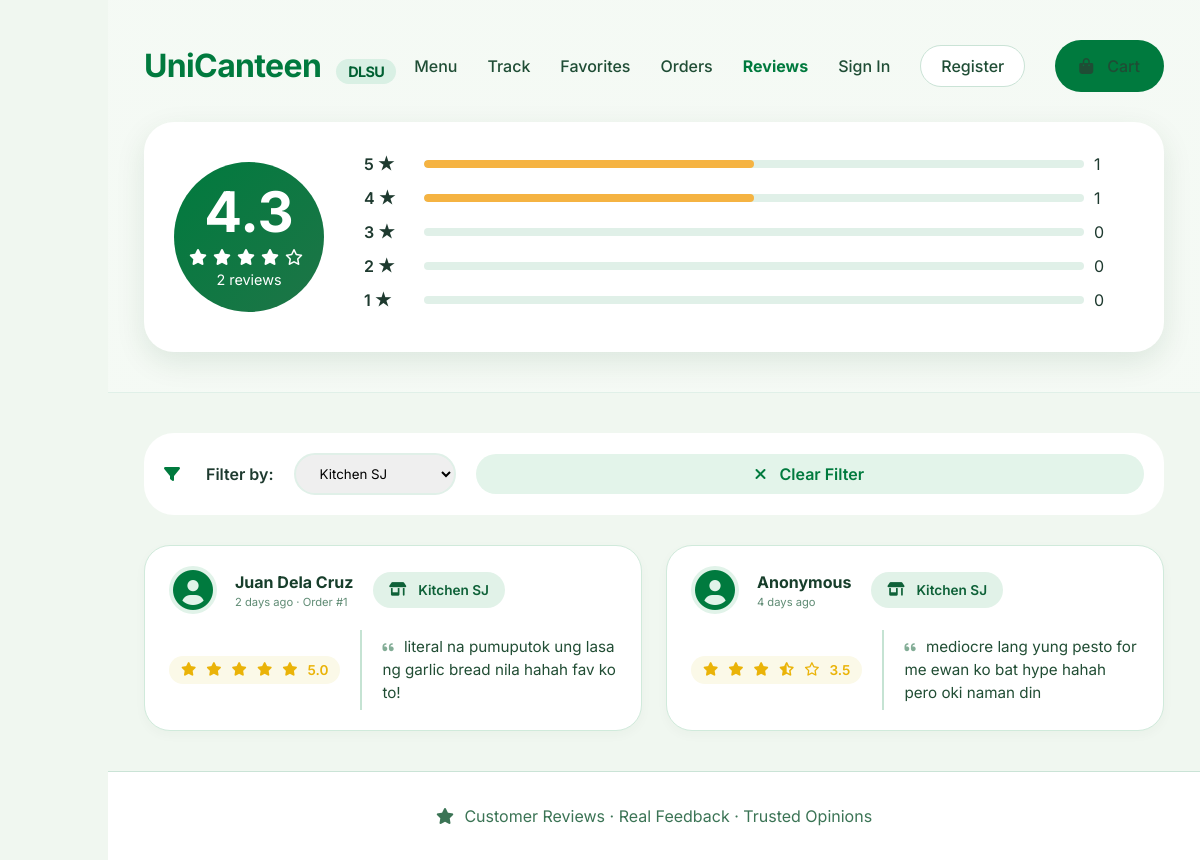
Page /frontend/reviews.php?restaurant=3 on the committed database.
### tables this page shows
CREATE TABLE Ratings (
    ID INT PRIMARY KEY AUTO_INCREMENT,
    restaurant_ID INT,
    order_ID INT UNIQUE,
    rating DECIMAL(3, 2) CHECK (rating BETWEEN 1.0 AND 5.0),
    review TEXT,
    is_anonymous BOOLEAN DEFAULT FALSE,
    timestamp TIMESTAMP DEFAULT CURRENT_TIMESTAMP,
    FOREIGN KEY (restaurant_ID) REFERENCES Restaurants(ID) ON DELETE CASCADE,
    FOREIGN KEY (order_ID) REFERENCES Orders(ID) ON DELETE CASCADE
);

CREATE TABLE Orders (
    ID INT PRIMARY KEY AUTO_INCREMENT,
    customer_ID INT,
    walkin_name VARCHAR(100) NULL,
    restaurant_ID INT,
    total_amount DECIMAL(10, 2) NOT NULL,
    status ENUM('P', 'PR', 'R', 'C') DEFAULT 'P',
    queue_number INT,
    payment_method ENUM('gcash', 'card', 'cash') DEFAULT 'gcash',
    order_date TIMESTAMP DEFAULT CURRENT_TIMESTAMP,
    pickup_time TIME,
    FOREIGN KEY (customer_ID) REFERENCES Users(ID),
    FOREIGN KEY (restaurant_ID) REFERENCES Restaurants(ID)
);

CREATE TABLE Restaurants (
    ID INT PRIMARY KEY AUTO_INCREMENT,
    name VARCHAR(60) NOT NULL,
    address VARCHAR(100),
    description TEXT,
    logo_url VARCHAR(255),
    owner_ID INT,
    is_open BOOLEAN DEFAULT TRUE,
    created_at TIMESTAMP DEFAULT CURRENT_TIMESTAMP,
    FOREIGN KEY (owner_ID) REFERENCES Users(ID)
);

### config/config.php (called while the page is built, shortened)
<?php
if (!function_exists('url')) {
    function url($path = '') {
        return BASE_PATH . ltrim($path, '/');
    }
}
if (!function_exists('getTimeAgo')) {
    function getTimeAgo($timestamp) {
        $time_ago = strtotime($timestamp);
        $current_time = time();
        $time_difference = $current_time - $time_ago;
        $seconds = $time_difference;
        $minutes = round($seconds / 60);
        $hours = round($seconds / 3600);
        $days = round($seconds / 86400);
        if ($seconds < 60) {
            return "Just now";
        } else if ($minutes < 60) {
            return $minutes . " minute" . ($minutes > 1 ? "s" : "") . " ago";
        } else if ($hours < 24) {
            return $hours . " hour" . ($hours > 1 ? "s" : "") . " ago";
        } else {
            return $days . " day" . ($days > 1 ? "s" : "") . " ago";
        }
    }
}
?>

### frontend/reviews.php (the view, shortened to what this page needs)
<?php
require_once __DIR__ . '/../config/config.php';
$db = Database::getInstance()->getConnection();
$page = isset($_GET['page_num']) ? intval($_GET['page_num']) : 1;
$limit = 10;
$offset = ($page - 1) * $limit;
$restaurant_filter = isset($_GET['restaurant']) ? intval($_GET['restaurant']) : 0;
$restaurantsQuery = "SELECT ID, name FROM Restaurants ORDER BY name";
$restaurants = $db->query($restaurantsQuery);
$reviewsQuery = "SELECT
    rt.*,
    r.name as restaurant_name,
    COALESCE(CASE WHEN rt.is_anonymous = 1 THEN 'Anonymous' ELSE u.full_name END, 'Anonymous') as reviewer_name,
    u.email,
    o.queue_number as order_number
    FROM Ratings rt
    JOIN Restaurants r ON rt.restaurant_ID = r.ID
    LEFT JOIN Orders o ON rt.order_ID = o.ID
    LEFT JOIN Users u ON o.customer_ID = u.ID";
$reviewParams = [];
$reviewTypes = "";
if ($restaurant_filter > 0) {
    $reviewsQuery .= " WHERE rt.restaurant_ID = ?";
    $reviewParams[] = $restaurant_filter;
    $reviewTypes .= "i";
}
$reviewsQuery .= " ORDER BY rt.timestamp DESC LIMIT ? OFFSET ?";
$reviewParams[] = $limit;
$reviewParams[] = $offset;
$reviewTypes .= "ii";
$reviewStmt = $db->prepare($reviewsQuery);
if (!empty($reviewParams)) {
    $reviewStmt->bind_param($reviewTypes, ...$reviewParams);
}
$reviewStmt->execute();
$reviews = $reviewStmt->get_result();
$statsQuery = "SELECT
    COUNT(*) as total_reviews,
    COALESCE(AVG(rating), 0) as avg_rating,
    SUM(CASE WHEN rating >= 4.5 THEN 1 ELSE 0 END) as five_star,
    SUM(CASE WHEN rating >= 3.5 AND rating < 4.5 THEN 1 ELSE 0 END) as four_star,
    SUM(CASE WHEN rating >= 2.5 AND rating < 3.5 THEN 1 ELSE 0 END) as three_star,
    SUM(CASE WHEN rating >= 1.5 AND rating < 2.5 THEN 1 ELSE 0 END) as two_star,
    SUM(CASE WHEN rating < 1.5 THEN 1 ELSE 0 END) as one_star
    FROM Ratings";
$statsParams = [];
$statsTypes = "";
if ($restaurant_filter > 0) {
    $statsQuery .= " WHERE restaurant_ID = ?";
    $statsParams[] = $restaurant_filter;
    $statsTypes .= "i";
}
$statsStmt = $db->prepare($statsQuery);
if (!empty($statsParams)) {
    $statsStmt->bind_param($statsTypes, ...$statsParams);
}
$statsStmt->execute();
$stats = $statsStmt->get_result()->fetch_assoc();
?>
<!DOCTYPE html>
<html lang="en">
<head>
    <link rel="stylesheet" href="https://cdnjs.cloudflare.com/ajax/libs/font-awesome/6.0.0-beta3/css/all.min.css">
    <link rel="stylesheet" href="<?php echo url('assets/styles.css'); ?>">
</head>
<body>
    <div class="main-content">
        <section class="reviews-header">
            <div class="wrapper">
                <nav class="customer-nav">
                    <a href="<?php echo url('index.php?page=customer'); ?>" class="logo">UniCanteen <span>DLSU</span></a>
                    <div class="customer-nav-links">
                        <a href="<?php echo url('index.php?page=customer'); ?>#menu">Menu</a>
                        <a href="<?php echo url('index.php?page=customer'); ?>#track">Track</a>
                        <a href="<?php echo url('index.php?page=favorites'); ?>">Favorites</a>
                        <a href="<?php echo url('index.php?page=orders'); ?>">Orders</a>
                        <a href="<?php echo url('index.php?page=reviews'); ?>" style="font-weight: 700; color: #007a3e;">Reviews</a>
                        <?php if (isset($_SESSION['user_id'])): ?>
                            <a
                                href="<?php echo url('index.php?page=profile'); ?>"><?php echo htmlspecialchars(explode(' ', $_SESSION['user_name'] ?? 'Profile')[0]); ?></a>
                            <a href="<?php echo url('index.php?page=logout'); ?>" class="btn-outline">Logout</a>
                        <?php else: ?>
                            <a href="<?php echo url('index.php?page=login'); ?>">Sign In</a>
                            <a href="<?php echo url('index.php?page=register'); ?>" class="btn-outline">Register</a>
                        <?php endif; ?>
                        <a href="<?php echo url('index.php?page=cart'); ?>" class="btn-primary">
                            <i class="fas fa-bag-shopping"></i> Cart
                        </a>
                    </div>
                </nav>
                <div class="rating-big">
                    <div class="rating-circle">
                        <span class="number"><?php echo number_format($stats['avg_rating'], 1); ?></span>
                        <span class="stars">
                            <?php
                            $avg = $stats['avg_rating'];
                            for ($i = 1; $i <= 5; $i++):
                                if ($i <= floor($avg))
                                    echo '<i class="fas fa-star"></i>';
                                elseif ($i - 0.5 <= $avg)
                                    echo '<i class="fas fa-star-half-alt"></i>';
                                else
                                    echo '<i class="far fa-star"></i>';
                            endfor;
                            ?>
                        </span>
                        <span style="font-size: 0.9rem;"><?php echo $stats['total_reviews']; ?> reviews</span>
                    </div>
                    <div class="rating-bars">
                        <?php
                        $ratings = [
                            5 => $stats['five_star'],
                            4 => $stats['four_star'],
                            3 => $stats['three_star'],
                            2 => $stats['two_star'],
                            1 => $stats['one_star']
                        ];
                        foreach ($ratings as $stars => $count):
                            $percentage = $stats['total_reviews'] > 0 ? ($count / $stats['total_reviews']) * 100 : 0;
                            ?>
                            <div class="rating-bar">
                                <span class="bar-label"><?php echo $stars; ?> ★</span>
                                <div class="bar-progress">
                                    <div class="bar-fill" style="width: <?php echo $percentage; ?>%"></div>
                                </div>
                                <span style="min-width: 40px;"><?php echo $count; ?></span>
                            </div>
                        <?php endforeach; ?>
                    </div>
                </div>
            </div>
        </section>
        <div class="wrapper">
            <div class="filter-section">
                <i class="fas fa-filter" style="color: #007a3e;"></i>
                <span style="font-weight: 600;">Filter by:</span>
                <select onchange="window.location.href='<?php echo url('index.php?page=reviews'); ?>&restaurant=' + this.value"
                    style="padding: 10px 20px; border: 2px solid #e0f0e8; border-radius: 30px; font-family: 'Inter', sans-serif;">
                    <?php
                    $restaurants->data_seek(0);
                    while ($rest = $restaurants->fetch_assoc()):
                        ?>
                        <option value="<?php echo $rest['ID']; ?>" <?php echo $restaurant_filter == $rest['ID'] ? 'selected' : ''; ?>>
                            <?php echo htmlspecialchars($rest['name']); ?>
                        </option>
                    <?php endwhile; ?>
                </select>
                <?php if ($restaurant_filter > 0): ?>
                    <a href="<?php echo url('index.php?page=reviews'); ?>" class="btn-secondary" style="padding: 8px 20px;">
                        <i class="fas fa-times"></i> Clear Filter
                    </a>
                <?php endif; ?>
            </div>
            <div class="reviews-grid">
                <?php if ($reviews->num_rows > 0): ?>
                    <?php while ($review = $reviews->fetch_assoc()): ?>
                        <div class="review-card">
                            <div class="reviewer-avatar">
                                <i class="fas fa-user-circle" style="font-size: 2.5rem; color: #007a3e;"></i>
                                <div>
                                    <span
                                        class="name"><?php echo htmlspecialchars($review['reviewer_name'] ?? 'Anonymous'); ?></span>
                                    <div style="font-size: 0.7rem; color: #5f8b74;">
                                        <?php echo getTimeAgo($review['timestamp']); ?>
                                        <?php if ($review['order_number']): ?>
                                            · Order #<?php echo $review['order_number']; ?>
                                        <?php endif; ?>
                                    </div>
                                </div>
                            </div>
                            <div class="stall-badge">
                                <i class="fas fa-store-alt"></i> <?php echo htmlspecialchars($review['restaurant_name']); ?>
                            </div>
                            <div class="stars-container">
                                <?php
                                $rating = $review['rating'];
                                for ($i = 1; $i <= 5; $i++):
                                    if ($i <= floor($rating)):
                                        ?>
                                        <i class="fas fa-star"></i>
                                    <?php elseif ($i - 0.5 <= $rating): ?>
                                        <i class="fas fa-star-half-alt"></i>
                                    <?php else: ?>
                                        <i class="far fa-star"></i>
                                    <?php endif; endfor; ?>
                                <?php echo number_format($rating, 1); ?>
                            </div>
                            <div class="review-text">
                                <i class="fas fa-quote-left"></i>
                                <?php echo htmlspecialchars(html_entity_decode($review['review'], ENT_QUOTES, 'UTF-8')); ?>
                            </div>
                        </div>
                    <?php endwhile; ?>
                <?php endif; ?>
            </div>
        </div>
        <footer class="footer-note">
            <i class="fas fa-star"></i> Customer Reviews · Real Feedback · Trusted Opinions
        </footer>
    </div>
</body>
</html>

### assets/styles.css (style rules this page uses)
:root { --dlsu-green: #007a3e; --dlsu-darkgreen: #006032; --dlsu-lightgreen: #eaf7f0; --white: #ffffff; --off-white: #f9fffc; --border-soft: #cae3d6; --text-muted: #2b5d42; --shadow-left: 4px 0 16px rgba(0, 80, 20, 0.08); --warning: #f5b342; --danger: #b13e3e; --success: #0c6e3a; }
* { margin: 0; padding: 0; box-sizing: border-box; }
body { font-family: 'Inter', sans-serif; background: #f0f7f0; color: #1e3a2f; line-height: 1.5; display: flex; min-height: 100vh; }
i { margin-right: 6px; }
.main-content { flex: 1; overflow-y: auto; margin-left: 108px; background: #f0f7f0; }
.wrapper { max-width: 1300px; margin: 0 auto; padding: 0 36px; }
.btn-outline { border: 1px solid var(--border-soft); background: white; padding: 8px 20px; border-radius: 36px; font-weight: 600; color: var(--dlsu-green); text-decoration: none; transition: all 0.2s; cursor: pointer; }
.btn-primary { background: var(--dlsu-green); color: white; border: none; padding: 14px 24px; border-radius: 40px; font-weight: 600; cursor: pointer; transition: all 0.2s ease; display: inline-flex; align-items: center; justify-content: center; gap: 8px; text-decoration: none; flex: 1; }
.btn-secondary { background: #e3f4ea; color: var(--dlsu-green); border: none; padding: 14px 24px; border-radius: 40px; font-weight: 600; cursor: pointer; transition: all 0.2s ease; display: inline-flex; align-items: center; justify-content: center; gap: 8px; text-decoration: none; flex: 1; }
.customer-nav { display: flex; justify-content: space-between; align-items: center; padding: 22px 0; }
.logo { font-weight: 700; font-size: 2rem; letter-spacing: -0.02em; color: var(--dlsu-green); text-decoration: none; }
.logo span { background: #d9f0e4; color: var(--dlsu-darkgreen); font-size: 0.9rem; padding: 4px 12px; border-radius: 50px; margin-left: 8px; }
.customer-nav-links { display: flex; gap: 30px; align-items: center; }
.customer-nav-links a { text-decoration: none; font-weight: 500; color: #1f4d35; transition: color 0.2s; }
.reviews-grid { display: flex; flex-direction: column; gap: 16px; margin: 28px 0 32px; }
.review-card { background: var(--white); border-radius: 26px; padding: 20px 24px; border: 1px solid #d0eadb; box-shadow: 0 4px 12px rgba(0, 60, 20, 0.03); display: flex; flex-wrap: wrap; align-items: center; gap: 16px 20px; transition: all 0.1s ease; }
.reviewer-avatar { display: flex; align-items: center; gap: 12px; min-width: 160px; }
.reviewer-avatar i { font-size: 2.2rem; color: var(--dlsu-green); background: #e1f3e9; width: 48px; height: 48px; border-radius: 50%; display: flex; align-items: center; justify-content: center; }
.reviewer-avatar .name { font-weight: 700; font-size: 1rem; color: #173e2b; }
.stall-badge { background: #e1f2e8; border-radius: 40px; padding: 8px 16px; font-size: 0.85rem; font-weight: 600; color: #0e6138; display: inline-flex; align-items: center; gap: 6px; white-space: nowrap; }
.stars-container { display: flex; align-items: center; gap: 4px; color: #eab308; background: #fbf9e8; padding: 4px 12px; border-radius: 40px; font-size: 0.85rem; font-weight: 600; }
.review-text { flex: 2; min-width: 240px; color: #214d34; font-size: 0.95rem; line-height: 1.5; padding: 6px 0 6px 20px; border-left: 2px solid #c5e3d3; }
.review-text i { color: #4f8b6b; opacity: 0.7; margin-right: 6px; font-size: 0.8rem; }
.footer-note { text-align: center; padding: 32px; color: #3b7455; background: white; border-top: 1px solid var(--border-soft); margin-top: 40px; }

### rows in the picture
ratings: reviewer_name "Juan Dela Cruz", timestamp "2 days ago", order_ID.queue_number "1", restaurant_ID.name "Kitchen SJ", rating "5.0", review "literal na pumuputok ung lasa ng garlic bread nila hahah fav ko to!"
ratings: reviewer_name "Anonymous", timestamp "4 days ago", restaurant_ID.name "Kitchen SJ", rating "3.5", review "mediocre lang yung pesto for me ewan ko bat hype hahah pero oki naman din"

### other values in the picture
$stats['avg_rating'] "4.3"
$stats['total_reviews'] "2"
$stars "5"
$count "1"
$stars "4"
$stars "3"
$count "0"
$stars "2"
$stars "1"
form field value "Kitchen SJ"
